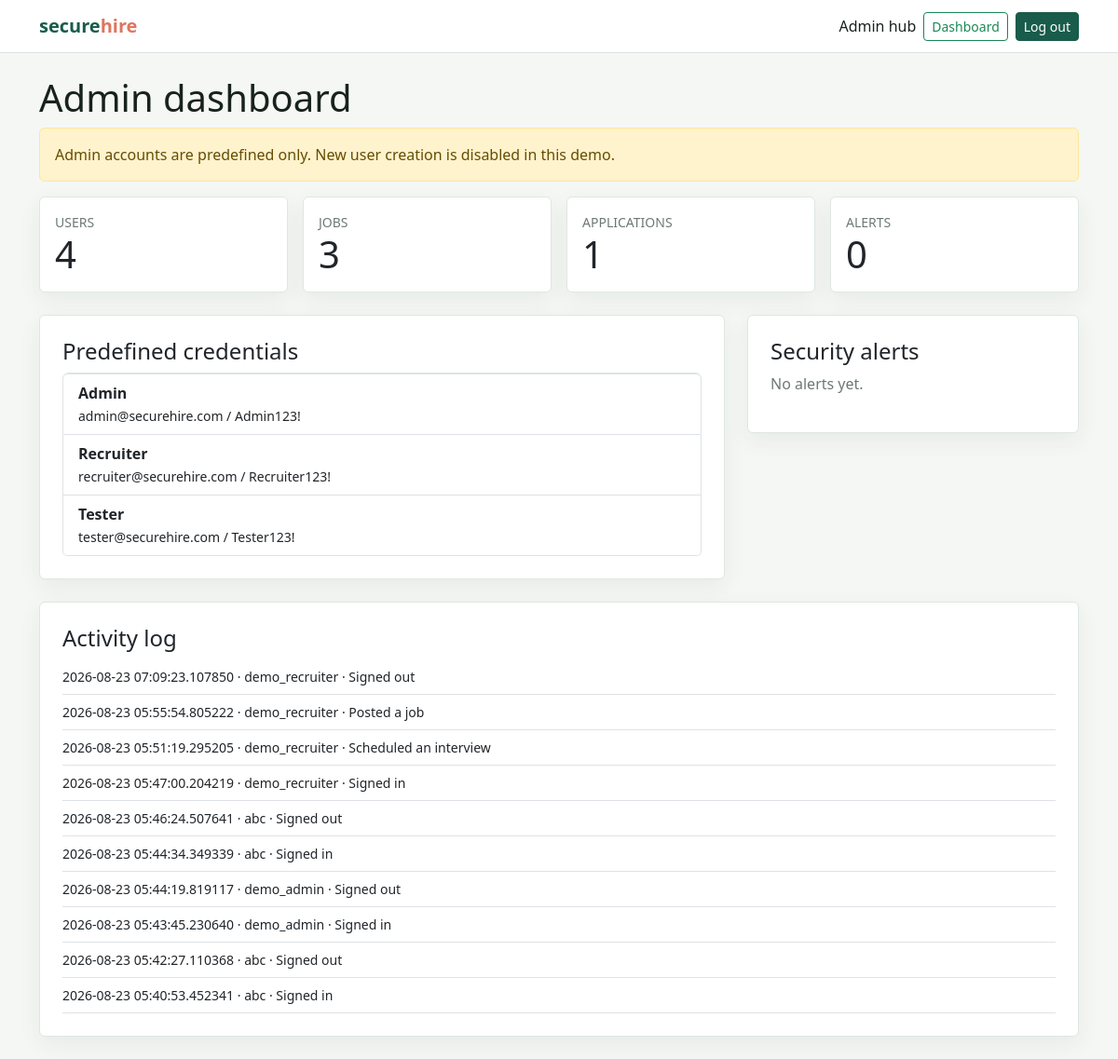
The page /admin (signed in) on the database its author committed.
### flask_app/models.py (models this page shows)
class ActivityLog(db.Model):
    id = db.Column(db.Integer, primary_key=True)
    actor_id = db.Column(db.Integer, db.ForeignKey("user.id"))
    action = db.Column(db.String(160), nullable=False)
    created_at = db.Column(db.DateTime, default=datetime.utcnow, nullable=False)
    actor = db.relationship("User", backref="activity_logs")

class User(UserMixin, db.Model):
    id = db.Column(db.Integer, primary_key=True)
    username = db.Column(db.String(80), unique=True, nullable=False)
    email = db.Column(db.String(255), unique=True, nullable=False)
    password_hash = db.Column(db.String(255), nullable=False)
    role = db.Column(db.String(20), nullable=False, default="candidate")
    company_name = db.Column(db.String(160), nullable=True)
    created_at = db.Column(db.DateTime, default=datetime.utcnow, nullable=False)
    jobs = db.relationship("Job", backref="recruiter", lazy=True, cascade="all, delete-orphan")

### flask_app/app.py (the view)
    @app.route("/admin")
    @app.admin_required
    def admin_dashboard():
        return render_template("admin.html", users=User.query.order_by(User.created_at.desc()).all(), alerts=SecurityAlert.query.order_by(SecurityAlert.detected_at.desc()).all(), logs=ActivityLog.query.order_by(ActivityLog.created_at.desc()).limit(30).all(), stats={"users": User.query.count(), "jobs": Job.query.count(), "applications": Application.query.count(), "alerts": SecurityAlert.query.count()})

### flask_app/templates/admin.html
{% extends 'base.html' %}{% block title %}Admin dashboard | SecureHire{% endblock %}{% block content %}
<h1>Admin dashboard</h1>
<div class="alert alert-warning">Admin accounts are predefined only. New user creation is disabled in this demo.</div>
<div class="row g-3 mb-4">{% for key,value in stats.items() %}<div class="col-6 col-lg-3"><div class="card p-3"><small class="text-muted text-uppercase">{{ key }}</small><strong class="display-6">{{ value }}</strong></div></div>{% endfor %}</div>
<div class="row g-4"><div class="col-lg-8"><div class="card p-4"><h2 class="h4">Predefined credentials</h2><ul class="list-group">
<li class="list-group-item"><strong>Admin</strong><br><small>admin@securehire.com / Admin123!</small></li>
<li class="list-group-item"><strong>Recruiter</strong><br><small>recruiter@securehire.com / Recruiter123!</small></li>
<li class="list-group-item"><strong>Tester</strong><br><small>tester@securehire.com / Tester123!</small></li>
</ul></div></div>
<div class="col-lg-4"><div class="card p-4"><h2 class="h4">Security alerts</h2>{% for alert in alerts %}<div class="border-bottom py-2"><strong>{{ alert.alert_type }}</strong> <span class="badge text-bg-warning">{{ alert.severity }}</span><div class="small text-muted">{{ alert.description }}</div>{% else %}<p class="text-muted">No alerts yet.</p>{% endfor %}</div></div></div>
<div class="card p-4 mt-4"><h2 class="h4">Activity log</h2>{% for log in logs %}<div class="small border-bottom py-2">{{ log.created_at }} · {{ log.actor.username if log.actor else 'System' }} · {{ log.action }}</div>{% else %}<p class="text-muted">No activity yet.</p>{% endfor %}</div>{% endblock %}

### flask_app/templates/base.html (style rules this page uses)
body { background:#f5f7f4;color:#18221f }
.card { border:1px solid #dfe7e2;box-shadow:0 8px 24px #172e2710 }
.text-muted { color:#6c7974!important }

### rows shown on the page
ActivityLog: created_at "2026-08-23 07:09:23.107850", actor "demo_recruiter", action "Signed out"
ActivityLog: created_at "2026-08-23 05:55:54.805222", actor "demo_recruiter", action "Posted a job"
ActivityLog: created_at "2026-08-23 05:51:19.295205", actor "demo_recruiter", action "Scheduled an interview"
ActivityLog: created_at "2026-08-23 05:47:00.204219", actor "demo_recruiter", action "Signed in"
ActivityLog: created_at "2026-08-23 05:46:24.507641", actor "abc", action "Signed out"
ActivityLog: created_at "2026-08-23 05:44:34.349339", actor "abc", action "Signed in"
ActivityLog: created_at "2026-08-23 05:44:19.819117", actor "demo_admin", action "Signed out"
ActivityLog: created_at "2026-08-23 05:43:45.230640", actor "demo_admin", action "Signed in"
ActivityLog: created_at "2026-08-23 05:42:27.110368", actor "abc", action "Signed out"
ActivityLog: created_at "2026-08-23 05:40:53.452341", actor "abc", action "Signed in"

### other values the page prints
{{ key }} "USERS" "JOBS" "APPLICATIONS" "ALERTS"
{{ value }} "4" "3" "1" "0"
